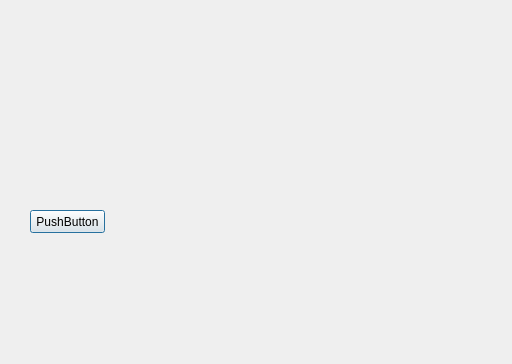
<?xml version="1.0" encoding="UTF-8"?>
<ui version="4.0">
 <class>Interfaceadmin</class>
 <widget class="QDialog" name="Interfaceadmin">
  <property name="geometry">
   <rect>
    <x>0</x>
    <y>0</y>
    <width>512</width>
    <height>364</height>
   </rect>
  </property>
  <property name="windowTitle">
   <string>Dialog</string>
  </property>
  <widget class="QPushButton" name="pushButton">
   <property name="geometry">
    <rect>
     <x>30</x>
     <y>210</y>
     <width>75</width>
     <height>23</height>
    </rect>
   </property>
   <property name="text">
    <string>PushButton</string>
   </property>
  </widget>
 </widget>
 <resources/>
 <connections/>
</ui>
